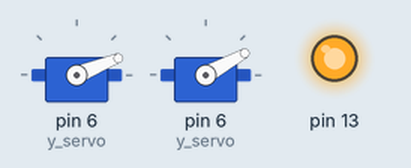
Simulated run of this sketch. Board: Arduino Uno, built with avr-gcc and run on an emulated ATmega328P. On the bench: 2 × servo, output pins drawn as LEDs (lit = HIGH). Random numbers use the default seed unless the sketch sets one.

Above: at 0.05 s.
At 8.05 s:
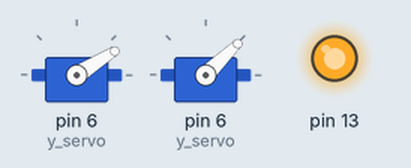
At 11.75 s:
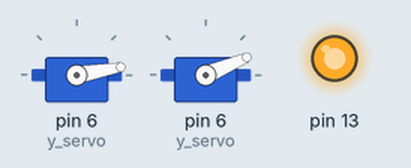
At 23.35 s:
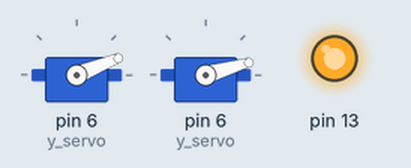
Timing chart, 0 to 37.0 s (numbered marks = the images above):
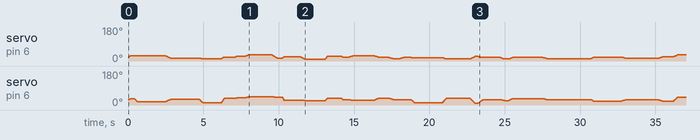

The sketch:

laser_servos.ino
```cpp
/* x_servo is attached to pin 6
   y_servo is attched to pin 9 */

#include <Servo.h>
float min_x = 5;
float max_x = 50;
float min_y = 5;
float max_y = 35;
int min_freeze = 200;
int max_freeze = 3000;
float minimal_movement = 5;

int random_delay;
float x_position = min_x + (max_x - min_x)/2;
float y_position = min_y +(max_y - min_y)/2;
float x_old_position = x_position;
float y_old_position = y_position;
float x_new_position;
float y_new_position;
float x_speed;
float y_speed;
int movement_time;

Servo x_servo;
Servo y_servo;
int pos = 0;

void setup() {
  y_servo.attach(6);
  x_servo.attach(6);
  pinMode (13, OUTPUT);
  digitalWrite(13, HIGH);

  y_servo.write(y_position);
  x_servo.write(x_position);

}

void loop() {
  movement_time = random(10, 40);
  random_delay = random(min_freeze, max_freeze);
  x_new_position = random(min_x+minimal_movement, max_x-minimal_movement);
  y_new_position = random(min_y+minimal_movement, max_y-minimal_movement);

  if( (y_new_position > y_old_position) && (abs(y_new_position - y_old_position) < 5)) {
    y_new_position = y_new_position + minimal_movement;
  }   else if ( (y_new_position < y_old_position) && (abs(y_new_position - y_old_position) < 5)) {
    x_new_position = x_new_position - minimal_movement;
  }

  x_speed = (x_new_position - x_old_position)/movement_time;
  y_speed = (y_new_position - y_old_position)/movement_time;
  for (pos = 0; pos < movement_time; pos += 1) {
      x_position = x_position + x_speed;
      y_position = y_position + y_speed;
      x_servo.write(x_position);
      y_servo.write(y_position);
    delay(10);
  }
  x_old_position = x_new_position;
  y_old_position = y_new_position;
  delay(random_delay);
    }
```
